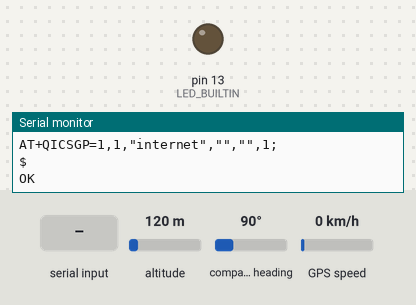
Recording of a sketch running on a simulated Arduino Uno, built with avr-gcc and run on an emulated ATmega328P. On the bench: output pins drawn as LEDs (lit = HIGH), the last lines printed to the serial monitor. Inputs (shaded band) come from the test bench; at power-on: altitude 120 m, compass heading 90°, GPS speed 0 km/h. The GPS gets a fix after 3 s at 37.7749, -122.4194 with 8 satellites; the modem accepts every AT command (registered, SIM ready, sends succeed) and sends nothing else.

Above: at 0.1 s.
At 6.2 s:
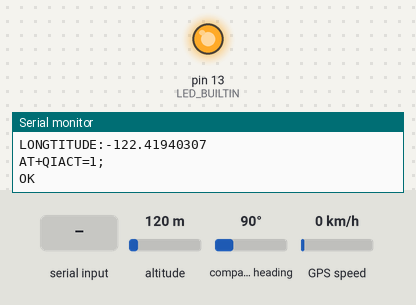
6.3 s: "1\n" received over the second serial link
Timing chart, 0 to 9.3 s (numbered marks = the images above; inputs shaded):
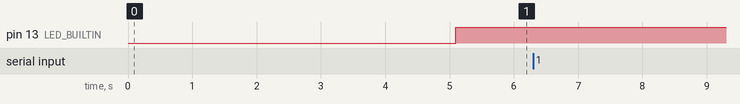

The sketch:

gpstrack.ino
```cpp
/* โปรเจคนี้ได้ทำการเปลี่ยนวิธีการแก้ปัญหาเล็กน้อย โดยเปลี่ยนเป็นการใช้อุปกรณ์
GPS module ในการรับค่าพิกัด โดยเป็นมาตรฐาน NMEA โดยใช้ library TinyGPS.h ในการถอดรหัสข้อมูล
3G module ในการส่งพิกัดค่าขึ้น ฐานข้อมูล Sql โดยไปเรียกใช้ script php
โดยอุปกรณ์ทุกตัวติดต่อกันผ่านทาง library Software Serial

Hardware:
Arduino Uno R3
GPS Module
3G Module UC15-T

เอกสารที่ศึกษาขณะทำโปรเจค:
คู่มือ 3G Module UC15-T ภาษาไทย
3G Module UC15-T Arduino Development Guide

โดยโค้ดนี้เป็นการเขียนขึ้นเองส่วนหนึ่ง โดยพยายามศึกษาจากโค้ดจากทั้งชาวต่างชาติและชาวไทยบน internet
ประกอบกับการสอบถามผู้เชี่ยวชาญ
*/

#include <TinyGPS.h>
#include <SoftwareSerial.h>

TinyGPS gps; // ref TinyGPS as gps
SoftwareSerial sGPS(10, 11); // define comunication with GPS module by 10, 11 legs call sGPS
SoftwareSerial ATDevice(8, 9); // define comunication with 3G module by 8, 9 legs call ATDevice

float lat, lon;                //define temporary latitude, longtitude variable
float plat, plon;              //define present latitude, longtitude variable
int new_data = 0;             //define switch variable new_data
void ATcom(const char* msg, int wait);     //define ATcommand via code function ประกาศฟังก์ชั่น การสั่งการ AT-Command โดยโค้ด
int digit(int n);              //define digit function which find amount of digits of n ประกาศฟังชั่นในการคำนวนจำนวนหลักของเลข

void setup() {
  Serial.begin(9600);                  //เริ่มการทำงานของ Serial ที่ 9600
  sGPS.begin(9600);                    //เริ่มการทำงานของ sGPS ที่ 9600
  ATDevice.begin(9600);                //เริ่มการทำงาน ATDevice ที่ 9600
  pinMode(LED_BUILTIN, OUTPUT);        //ตั้งค่า led buildin
  digitalWrite(LED_BUILTIN, LOW);      //ปิด led
  ATcom("AT+QICSGP=1,1,\"internet\",\"\",\"\",1;", 3000); //ตั้งค่าใช้งาน AIS
  ATcom("AT+QFTPCFG=\"contextid\",1;", 500);          //contextid = 1
  ATcom("AT+QHTTPCFG=\"responseheader\",1;", 500);    //อนุญาตให้ใช้ HTTP header
  Serial.println("GPS START:");
  delay(1000);
}

void loop() {
  // put your main code here, to run repeatedly:
  sGPS.listen();                          //สลับช่องสัญญาณมาเป็น sGPS
  digitalWrite(LED_BUILTIN, HIGH);        //เปิด LED เพื่อให้รู้ว่าเริ่มทำงาน
  new_data = 0;                           // ยังไม่มีข้อมูลใหม่
  unsigned long start = millis();
  while (millis()-start < 1000){          //ในระยะเวลา 1 วิ ตรวจหาข้อมูลใหม่ โดยอ่านข้อมูลจาก GPS
    while (sGPS.available()){
      char c = sGPS.read();
      if (gps.encode(c)) new_data = 1;
    }
  }
  if (new_data){
    unsigned long age;
    gps.f_get_position(&lat, &lon, &age);  //รับข้อมูลจาก gps บรรจุลงตัวแปรสามตัว
    if ((lat != plat) || (lon != plon)){
      plat = lat;
      plon = lon;
      Serial.print("LATITUDE:");
      Serial.print(plat, 8);
      Serial.print("\n");
      Serial.print("LONGTITUDE:");
      Serial.print(plon, 8);
      Serial.print("\n");
      ATDevice.listen();          //สลับช่องสัญญาณมาเป็น ATDevice เพื่อส่งข้อมูลขึ้น Sql
      sendsql();                  //ฟังก์ชั่นในการส่งข้อมูล
      delay(700);
      }
    }
}

void sendsql(){
  ATcom("AT+QIACT=1;", 3000);     //เปิดใช้งาน internet

  ATDevice.print("AT+QHTTPURL=");   //ตั้งความยาว URL โดยใช้ ฟังก์ชั่น digit คำนวนหาจำนวนหลักของค่าพิกัด
  ATDevice.print(56+digit(plat)+digit(plon));
  ATDevice.println(",80");
  unsigned long startTime = millis();
  while (millis() - startTime < 3000) {
    if (ATDevice.available()) {
      char c = ATDevice.read();
      Serial.write(c);
    }
  }

  ATDevice.print("http://777traker.tk/add_data.php?t="); //สร้าง url ในการเก็ตค่า โดยใช้ตัวแปร t และ h ของ url
  ATDevice.print(plat, 8);
  ATDevice.print("&h=");
  ATDevice.println(plon, 8);
  startTime = millis();
  while (millis() - startTime < 2000) {
    if (ATDevice.available()) {
      char c = ATDevice.read();
      Serial.write(c);
    }
  }

  ATcom("AT+QHTTPGET=80;", 1500);     //ทำการ get ค่า ลงฐานข้อมูล
  ATcom("AT+QIDEACT=1", 500);         //ปิดการใช้ internet
  }

void ATcom(const char* msg, int wait){
  Serial.println(msg);         //แสดงผล คำสั่งเพื่อตรวจสอบ
  ATDevice.println(msg);       //นำคำสั่งไปฝากไว้บน ATDevice
  unsigned long startTime = millis(); //ให้ ATDevice ทำการอ่านคำสั่ง ATCOMMAND
  while (millis() - startTime < wait) {
    if (ATDevice.available()) {
      char c = ATDevice.read();
      Serial.write(c);
    }
  }
}


int digit(int n){
  int count = 0;
  while(n != 0){ //หาร10เรื่อยๆแล้ว เพิ่ม count 1 ตราบใดที่ n ยังไม่เป็น 0 return count เป็นจำนวนหลัก
    n /= 10;
    ++count;
  }
  return count;
}
```
